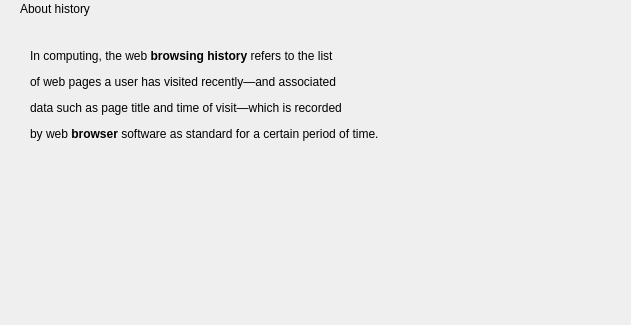
<?xml version="1.0" encoding="UTF-8"?>
<ui version="4.0">
 <class>hisDialog</class>
 <widget class="QDialog" name="hisDialog">
  <property name="geometry">
   <rect>
    <x>0</x>
    <y>0</y>
    <width>631</width>
    <height>325</height>
   </rect>
  </property>
  <property name="windowTitle">
   <string>Dialog</string>
  </property>
  <widget class="QLabel" name="label">
   <property name="geometry">
    <rect>
     <x>20</x>
     <y>0</y>
     <width>251</width>
     <height>17</height>
    </rect>
   </property>
   <property name="text">
    <string>About history</string>
   </property>
  </widget>
  <widget class="QLabel" name="label_2">
   <property name="geometry">
    <rect>
     <x>30</x>
     <y>20</y>
     <width>531</width>
     <height>151</height>
    </rect>
   </property>
   <property name="text">
    <string>&lt;html&gt;&lt;head/&gt;&lt;body&gt;&lt;p&gt;In computing, the web &lt;span style=&quot; font-weight:600;&quot;&gt;browsing history&lt;/span&gt; refers to the list &lt;/p&gt;&lt;p&gt;of web pages a user has visited recently—and associated &lt;/p&gt;&lt;p&gt;data such as page title and time of visit—which is recorded &lt;/p&gt;&lt;p&gt;by web &lt;span style=&quot; font-weight:600;&quot;&gt;browser&lt;/span&gt; software as standard for a certain period of time.&lt;/p&gt;&lt;/body&gt;&lt;/html&gt;</string>
   </property>
  </widget>
 </widget>
 <resources/>
 <connections/>
</ui>
